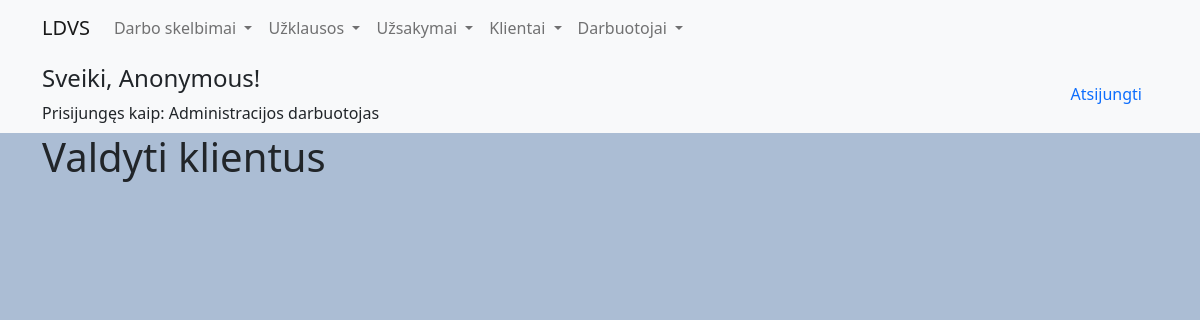
/client/list (signed in), run on an earlier commit of the app's database.
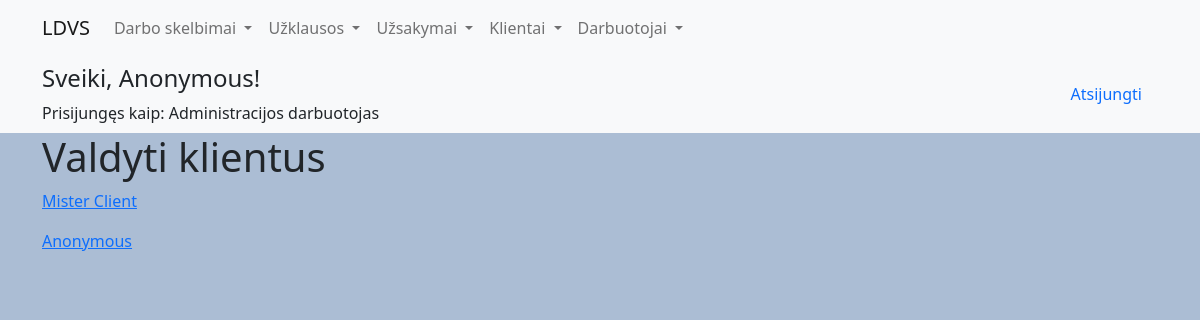
And on a later commit of the database.
### home/models.py (models this page shows)
class MyUser(AbstractBaseUser, PermissionsMixin):
    CLIENT = 1
    TEMP_WORKER = 2
    ADMIN = 3
    ACCOUNTANT = 4
    ROLE_CHOICES = (
        (CLIENT, 'Client'),
        (TEMP_WORKER, 'Temp_worker'),
        (ADMIN, 'Admin'),
        (ACCOUNTANT, 'Accountant'),
    )
    role = models.PositiveSmallIntegerField(choices=ROLE_CHOICES, blank=True, null=True)
    name = models.CharField(max_length=50, default='Anonymous')
    email = models.EmailField(max_length=100, unique=True)
    username = None
    USERNAME_FIELD = 'email'
    REQUIRED_FIELDS = []
    session_token = models.CharField(max_length=10, default=0)
    active = models.BooleanField(default=True)
    is_staff = models.BooleanField(default=False)
    is_superuser = models.BooleanField(default=False)  # a superuser
    created_at = models.DateTimeField(auto_now_add=True, blank=True, null=True)
    updated_at = models.DateTimeField(auto_now=True)
    objects = UserManager()

### customUserManager/views.py (the view)
# urls.py: path('client/list', views.ClientListView.as_view(), name="client.list"),
class ClientListView(ListView):
    model = MyUser
    context_object_name = 'clients'
    template_name = 'customUserManager/clients/client_list.html'
    def get_queryset(self):
        return MyUser.objects.filter(role=self.model.CLIENT)

### customUserManager/templates/customUserManager/clients/client_list.html
{% extends "base.html" %}
{% block content %}
    <h1>Valdyti klientus</h1>
    {% for client in clients %}
        <a href="{% url 'client.detail' pk=client.id %}">
            <p>{{ client.name }}</p>
        </a>
    {% endfor %}
{% endblock %}

What changed in the data, as far as the page shows it:
added MyUser: name "Mister Client"
added MyUser: name "Anonymous"
